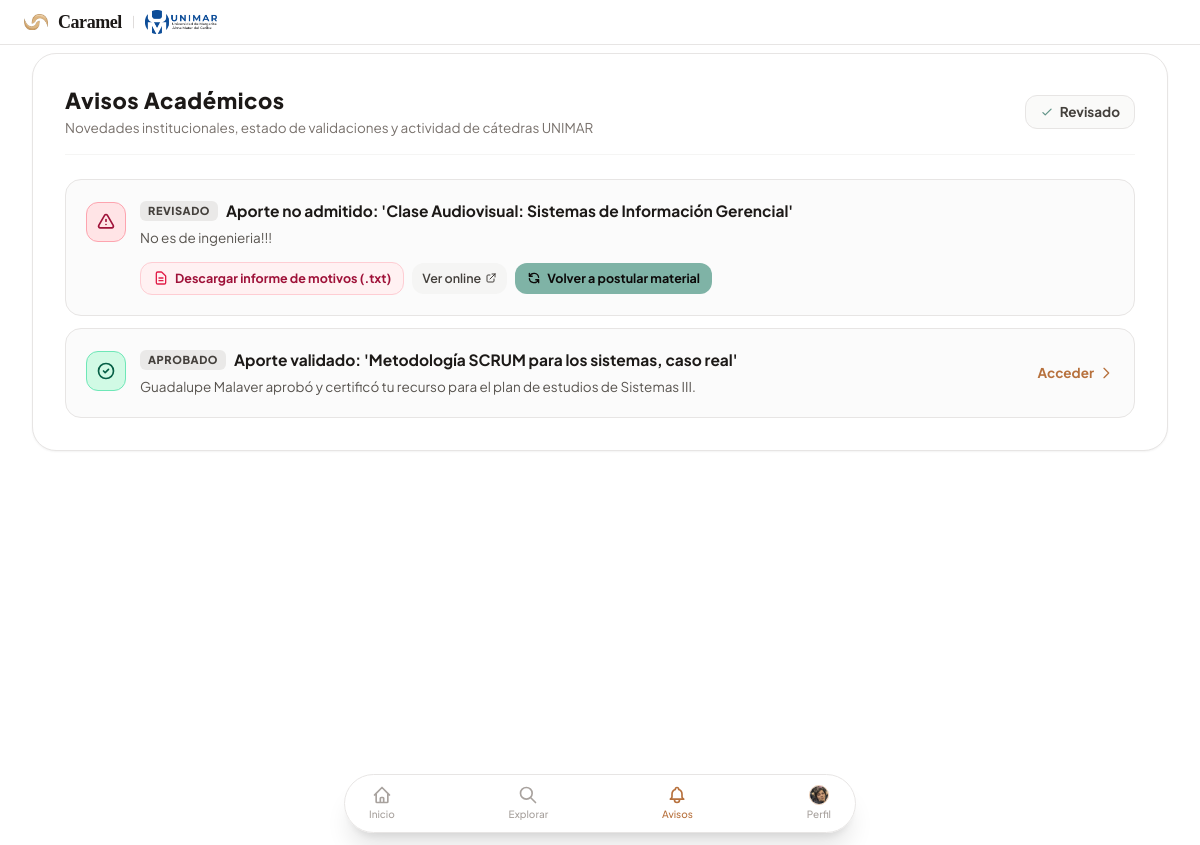
Page /notifications (signed in) on the committed database.
### app/models.py (models this page shows, shortened)
class Document(Base):
    __tablename__ = "documents"
    id = Column(Integer, primary_key=True, index=True)
    title = Column(String(150), nullable=False, index=True)
    subtitle = Column(String(150), nullable=True)
    edition = Column(String(50), nullable=True)
    authors = Column(String(200), nullable=False)
    publisher = Column(String(100), nullable=True)
    cover_url = Column(String(300), nullable=False)
    header_banner_url = Column(String(300), nullable=True)
    carreras = Column(String(250), nullable=False)
    trimestres = Column(String(100), nullable=False)
    materias = Column(String(250), nullable=False)
    tags = Column(String(350), nullable=False)
    description = Column(Text, nullable=False)
    pages = Column(Integer, default=650)
    year = Column(Integer, default=2021)
    read_url = Column(String(300), default="#")
    rating_avg = Column(Float, default=0.0)
    ratings_count = Column(Integer, default=0)
    star_5_count = Column(Integer, default=0)
    star_4_count = Column(Integer, default=0)
    star_3_count = Column(Integer, default=0)
    star_2_count = Column(Integer, default=0)
    star_1_count = Column(Integer, default=0)
    status = Column(String(30), default="pendiente")
    rejection_reason = Column(Text, nullable=True)
    rejection_file_url = Column(String(350), nullable=True)
    material_type = Column(String(50), default="pdf")
    external_url = Column(String(350), nullable=True)
    uploaded_by_id = Column(Integer, ForeignKey("users.id"), nullable=True)
    verified_by_id = Column(Integer, ForeignKey("users.id"), nullable=True)
    uploaded_by = relationship("User", foreign_keys=[uploaded_by_id], lazy="joined")
    verified_by = relationship("User", foreign_keys=[verified_by_id], lazy="joined")
    reviews = relationship("Review", back_populates="document", cascade="all, delete-orphan", order_by="desc(Review.created_at)")
    curated_lists = relationship("CuratedList", secondary=curated_list_documents, back_populates="documents")
    interactions = relationship("UserInteraction", back_populates="document", cascade="all, delete-orphan")

class User(Base):
    __tablename__ = "users"
    id = Column(Integer, primary_key=True, index=True)
    username = Column(String(50), unique=True, index=True, nullable=False)
    email = Column(String(120), unique=True, index=True, nullable=False)
    password = Column(String(255), nullable=False)
    full_name = Column(String(150), nullable=False)
    carrera = Column(String(100), nullable=False, default="Ingeniería de Sistemas")
    trimestre = Column(Integer, nullable=False, default=3)
    avatar_url = Column(String(255), default=lambda: random.choice(DEFAULT_AVATARS))
    created_at = Column(DateTime, default=datetime.utcnow)
    id_rol = Column(Integer, ForeignKey("roles.id_rol"), nullable=True)
    rol_nombre = Column(String(50), default="Estudiante")
    puntos_reputacion = Column(Integer, default=0)
    titulo_honorifico = Column(String(50), default="Casi Ingeniero")
    showcase_ids = Column(String(255), default="")
    validado_por_ceo = Column(SmallInteger, default=1)
    banner_url = Column(String(300), default=DEFAULT_BANNER)
    banner_position = Column(String(50), default="50% 50%")
    catedra_asignada = Column(String(100), default="Todas las Cátedras del Eje")
    last_trimestre_change = Column(DateTime, nullable=True) # 1 = Validado por CEO, 0 = Pendiente de validación
    rol = relationship("Role", foreign_keys=[id_rol], lazy="joined")
    reviews = relationship("Review", back_populates="user", cascade="all, delete-orphan")
    interactions = relationship("UserInteraction", back_populates="user", cascade="all, delete-orphan")
    bookmarks = relationship("Bookmark", back_populates="user", cascade="all, delete-orphan")

### app/routes/feed.py (the view)
@router.get("/notifications", response_class=HTMLResponse)
def notifications_view(request: Request, db: Session = Depends(get_db)):
    current_user = get_current_user(request, db)
    if not current_user:
        return RedirectResponse(url="/login", status_code=status.HTTP_303_SEE_OTHER)
    user_notifications = get_contextual_notifications(current_user, db)
    return templates.TemplateResponse(
        request=request,
        name="notifications.html",
        context={
            "current_user": current_user,
            "active_nav": "notifications",
            "notifications": user_notifications,
        }
    )

### app/templates/notifications.html (shortened to what this page needs)
{% extends "base.html" %}
{% block content %}
<div class="w-full max-w-7xl mx-auto py-2 pb-10" x-data="{
  filter: 'todos',
  init() {
    if (typeof clearAvisosBadge === 'function') {
      clearAvisosBadge();
    }
  }
}">
  <div class="bg-white border border-stone-200 rounded-3xl p-6 sm:p-8 shadow-sm space-y-6">
    <div class="flex flex-col sm:flex-row sm:items-center sm:justify-between gap-4 pb-4 border-b border-stone-100">
      <div>
        <h1 class="text-xl font-black text-stone-900 tracking-wide">Avisos Académicos</h1>
        <p class="text-xs text-stone-500 mt-0.5">Novedades institucionales, estado de validaciones y actividad de cátedras UNIMAR</p>
      </div>
      {% if notifications %}
      <div class="flex items-center space-x-2 self-start sm:self-auto">
        <button type="button"
                @click="clearAvisosBadge()"
                class="px-3.5 py-1.5 rounded-xl bg-stone-50 hover:bg-stone-100 text-stone-700 border border-stone-200 text-xs font-bold transition flex items-center space-x-1.5 cursor-pointer shadow-2xs">
          <svg class="w-3.5 h-3.5 text-amber-600" fill="none" stroke="currentColor" viewBox="0 0 24 24">
            <path stroke-linecap="round" stroke-linejoin="round" stroke-width="2.2" d="M5 13l4 4L19 7"></path>
          </svg>
          <span>Revisado</span>
        </button>
      </div>
      {% endif %}
    </div>
    {% if notifications %}
    <div class="space-y-3">
      {% for notif in notifications %}
      <div class="p-4 sm:p-5 rounded-2xl bg-stone-50/70 hover:bg-amber-50/30 border border-stone-200 hover:border-amber-400 transition-all duration-200 group shadow-2xs hover:shadow-xs">
        <div class="flex items-start justify-between gap-4">
          <div class="flex items-start space-x-3.5 min-w-0 flex-1">
            <div class="w-10 h-10 rounded-xl {{ notif.badge_class }} flex items-center justify-center shrink-0 shadow-2xs mt-0.5">
              {% if notif.type == 'playlist' %}
              <svg class="w-5 h-5 fill-none stroke-current" viewBox="0 0 24 24"><path stroke-linecap="round" stroke-linejoin="round" stroke-width="2" d="M19 11H5m14 0a2 2 0 012 2v6a2 2 0 01-2 2H5a2 2 0 01-2-2v-6a2 2 0 012-2m14 0V9a2 2 0 00-2-2M5 11V9a2 2 0 012-2m0 0V5a2 2 0 012-2h6a2 2 0 012 2v2M7 7h10"/></svg>
              {% elif notif.type == 'docente' %}
                {% if notif.badge_class and 'rose' in notif.badge_class %}
                <svg class="w-5 h-5 fill-none stroke-current" viewBox="0 0 24 24"><path stroke-linecap="round" stroke-linejoin="round" stroke-width="2" d="M12 9v2m0 4h.01m-6.938 4h13.856c1.54 0 2.502-1.667 1.732-3L13.732 4c-.77-1.333-2.694-1.333-3.464 0L3.34 16c-.77 1.333.192 3 1.732 3z"/></svg>
                {% else %}
                <svg class="w-5 h-5 fill-none stroke-current" viewBox="0 0 24 24"><path stroke-linecap="round" stroke-linejoin="round" stroke-width="2" d="M9 12l2 2 4-4m6 2a9 9 0 11-18 0 9 9 0 0118 0z"/></svg>
                {% endif %}
              {% endif %}
            </div>
            <div class="space-y-1.5 flex-1 min-w-0">
              <div class="flex items-center space-x-2">
                <span class="text-[9px] font-black uppercase px-2 py-0.5 rounded-md bg-stone-200/80 text-stone-700 tracking-wider">
                  {{ notif.time }}
                </span>
                {% if notif.subtype == 'rechazo' %}
                <span class="text-sm font-bold text-stone-900 leading-tight">
                  {{ notif.title }}
                </span>
                {% else %}
                <a href="{{ notif.link }}" class="text-sm font-bold text-stone-900 group-hover:text-caramel-700 transition-colors leading-tight">
                  {{ notif.title }}
                </a>
                {% endif %}
              </div>
              <p class="text-xs text-stone-600 leading-relaxed font-normal">
                {{ notif.description }}
              </p>
              {% if notif.subtype == 'rechazo' or notif.can_repost or notif.has_txt %}
              <div class="pt-2 flex flex-wrap items-center gap-2">
                {% if notif.has_txt and notif.txt_url %}
                <a href="{{ notif.txt_url }}" target="_blank" download class="inline-flex items-center space-x-1.5 px-3 py-1.5 rounded-xl bg-rose-50 hover:bg-rose-100 border border-rose-200 text-rose-800 text-[11px] font-bold shadow-2xs transition active:scale-95 cursor-pointer">
                  <svg class="w-4 h-4 text-rose-600" fill="none" stroke="currentColor" viewBox="0 0 24 24">
                    <path stroke-linecap="round" stroke-linejoin="round" stroke-width="2" d="M9 12h6m-6 4h6m2 5H7a2 2 0 01-2-2V5a2 2 0 012-2h5.586a1 1 0 01.707.293l5.414 5.414a1 1 0 01.293.707V19a2 2 0 01-2 2z"></path>
                  </svg>
                  <span>Descargar informe de motivos (.txt)</span>
                </a>
                <a href="{{ notif.txt_url }}" target="_blank" class="inline-flex items-center space-x-1 px-2.5 py-1.5 rounded-xl bg-stone-100 hover:bg-stone-200 text-stone-700 text-[11px] font-semibold transition cursor-pointer">
                  <span>Ver online</span>
                  <svg class="w-3 h-3" fill="none" stroke="currentColor" viewBox="0 0 24 24"><path stroke-linecap="round" stroke-linejoin="round" stroke-width="2" d="M10 6H6a2 2 0 00-2 2v10a2 2 0 002 2h10a2 2 0 002-2v-4M14 4h6m0 0v6m0-6L10 14"/></svg>
                </a>
                {% endif %}
                <a href="{{ notif.repost_url or '/upload-material' }}" class="inline-flex items-center space-x-1.5 px-3 py-1.5 rounded-xl bg-amber-500 hover:bg-amber-600 active:scale-95 text-stone-950 text-[11px] font-bold shadow-2xs transition cursor-pointer">
                  <svg class="w-3.5 h-3.5 text-stone-950" fill="none" stroke="currentColor" viewBox="0 0 24 24">
                    <path stroke-linecap="round" stroke-linejoin="round" stroke-width="2.2" d="M4 4v5h.582m15.356 2A8.001 8.001 0 004.582 9m0 0H9m11 11v-5h-.581m0 0a8.003 8.003 0 01-15.357-2m15.357 2H15"></path>
                  </svg>
                  <span>Volver a postular material</span>
                </a>
              </div>
              {% endif %}
            </div>
          </div>
          {% if notif.subtype != 'rechazo' %}
          <div class="shrink-0 self-center hidden sm:flex items-center space-x-1 text-xs font-bold text-caramel-600 group-hover:text-caramel-700 transition">
            <a href="{{ notif.link }}" class="flex items-center space-x-1 hover:underline">
              <span>Acceder</span>
              <svg class="w-4 h-4 transition-transform group-hover:translate-x-1" fill="none" stroke="currentColor" viewBox="0 0 24 24">
                <path stroke-linecap="round" stroke-linejoin="round" stroke-width="2" d="M9 5l7 7-7 7"></path>
              </svg>
            </a>
          </div>
          {% endif %}
        </div>
      </div>
      {% endfor %}
    </div>
    {% endif %}
  </div>
</div>
{% endblock %}

### app/templates/base.html (shortened to what this page needs)
<!DOCTYPE html>
<html lang="es" class="h-full">
<head>
  <script src="https://cdn.tailwindcss.com"></script>
  <link rel="stylesheet" href="/static/css/caramel.css?v=4">
</head>
<body class="h-full bg-white text-stone-900 antialiased selection:bg-caramel-500 selection:text-white"
      x-data="{
        mobileMenuOpen: false,
        ceoClicks: 0,
        ceoTimer: null,
        ceoToast: '',
        unreadAvisos: false,
        init() {
          const serverCount = {{ current_user.notifications_count if current_user and current_user.notifications_count else 0 }};
          {% if active_nav == 'notifications' %}
          localStorage.setItem('caramel_seen_notif_count', serverCount.toString());
          this.unreadAvisos = false;
          {% else %}
          const seenCount = parseInt(localStorage.getItem('caramel_seen_notif_count') || '-1', 10);
          this.unreadAvisos = (serverCount > 0 && serverCount > seenCount);
          {% endif %}
        },
        clearAvisosBadge() {
          const serverCount = {{ current_user.notifications_count if current_user and current_user.notifications_count else 0 }};
          localStorage.setItem('caramel_seen_notif_count', serverCount.toString());
          this.unreadAvisos = false;
        }
      }">
  {% if current_user %}
  <div class="flex items-center justify-between px-3 sm:px-6 py-2 bg-white border-b border-stone-200 text-xs text-stone-600 shadow-2xs">
    <div class="flex items-center space-x-2 sm:space-x-2.5 select-none {% if current_user.is_ceo %}cursor-pointer group{% endif %}"
         title="Caramel"
         >
      <img src="/static/img/caramel_logo.png" class="w-5 h-5 sm:w-6 sm:h-6 object-contain {% if current_user.is_ceo %}group-hover:scale-110 transition-transform{% endif %}" alt="Caramel">
      <span class="font-serif font-bold text-base sm:text-lg text-stone-900 {% if current_user.is_ceo %}group-hover:text-caramel-600 transition{% endif %} tracking-tight">Caramel</span>
      <span class="text-stone-300 font-light">|</span>
      <img src="/static/img/UNIVERSIDADDEMARGARITA.png" class="h-5 sm:h-6 w-auto object-contain max-h-7" alt="Universidad de Margarita">
    </div>
  </div>
  {% endif %}
  <div class="app-frame-container {% if active_nav == 'profile' or is_profile_view or profile_user is defined %}app-frame-container--profile{% endif %} flex flex-col justify-between bg-white">
    <main class="flex-1 pb-24 px-3 sm:px-6 lg:px-8 overflow-y-auto bg-white">
      {% block content %}{% endblock %}
    </main>
    {% if current_user %}
    <nav class="fixed bottom-3 left-1/2 -translate-x-1/2 w-[92%] max-w-[420px] md:max-w-lg z-50">
      <div class="glass-panel rounded-full py-2.5 px-6 shadow-xl flex items-center justify-between border border-stone-200">
        <a href="/" class="flex flex-col items-center group transition {% if active_nav == 'feed' %}text-caramel-600 font-bold{% else %}text-stone-400 hover:text-caramel-600{% endif %}">
          <span class="text-[10px] mt-0.5 font-medium">Inicio</span>
        </a>
        <a href="/explore" class="flex flex-col items-center group transition {% if active_nav == 'explore' %}text-caramel-600 font-bold{% else %}text-stone-400 hover:text-caramel-600{% endif %}">
          <svg class="w-5 h-5 transition-transform group-hover:scale-110" fill="none" stroke="currentColor" viewBox="0 0 24 24">
            <path stroke-linecap="round" stroke-linejoin="round" stroke-width="2" d="M21 21l-6-6m2-5a7 7 0 11-14 0 7 7 0 0114 0z"></path>
          </svg>
          <span class="text-[10px] mt-0.5 font-medium">Explorar</span>
        </a>
        <a href="/notifications"
           @click="clearAvisosBadge()"
           class="flex flex-col items-center group transition relative {% if active_nav == 'notifications' %}text-caramel-600 font-bold{% else %}text-stone-400 hover:text-caramel-600{% endif %}">
          <span class="text-[10px] mt-0.5 font-medium">Avisos</span>
        </a>
        <a href="/profile" class="flex flex-col items-center group transition {% if active_nav == 'profile' %}text-caramel-600 font-bold{% else %}text-stone-400 hover:text-caramel-600{% endif %}">
          <img src="{{ current_user.avatar_url }}" class="w-5 h-5 rounded-full object-cover border border-caramel-400/50 group-hover:scale-110 transition" alt="Perfil">
          <span class="text-[10px] mt-0.5 font-medium">Perfil</span>
        </a>
      </div>
    </nav>
    {% endif %}
  </div>
</body>
</html>

### rows in the picture
Document: time "REVISADO", title "Aporte no admitido: 'Clase Audiovisual: Sistemas de Información Gerencial'", description "No es de ingenieria!!!"
Document: time "APROBADO", title "Aporte validado: 'Metodología SCRUM para los sistemas, caso real'", description "Guadalupe Malaver aprobó y certificó tu recurso para el plan de estudios de Sistemas III."
User: avatar_url (picture)
